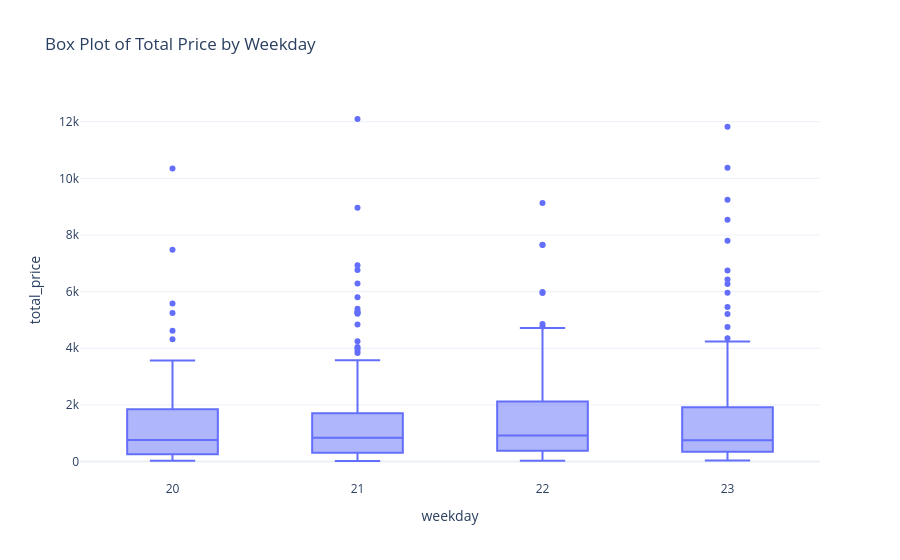

Here is the notebook cell this chart was saved with:
### Code cell
fig = px.box(data, x='weekday',
             y = 'total_price', 
             title= 'Box Plot of Total Price by Weekday')
fig.show()

### Figure 1 — Plotly figure (JSON) as saved in the notebook; plotly's stock layout.template omitted (floating-point values rounded to 4 significant figures; data arrays with more than 128 entries replaced by an {"elided": "..."} marker saying what was removed)
{"data": [{"alignmentgroup": "True", "hovertemplate": "weekday=%{x}<br>total_price=%{y}<extra></extra>", "legendgroup": "", "marker": {"color": "#636efa"}, "name": "", "notched": false, "offsetgroup": "", "orientation": "v", "showlegend": false, "type": "box", "x": {"elided": "676 int values"}, "x0": " ", "xaxis": "x", "y": {"elided": "676 float values"}, "y0": " ", "yaxis": "y"}], "layout": {"boxmode": "group", "legend": {"tracegroupgap": 0}, "title": {"text": "Box Plot of Total Price by Weekday"}, "xaxis": {"anchor": "y", "domain": [0, 1], "title": {"text": "weekday"}}, "yaxis": {"anchor": "x", "domain": [0, 1], "title": {"text": "total_price"}}}}
